Frame 1 (no input): blank canvas, image omitted
Frame 60 (no input): blank canvas, image omitted
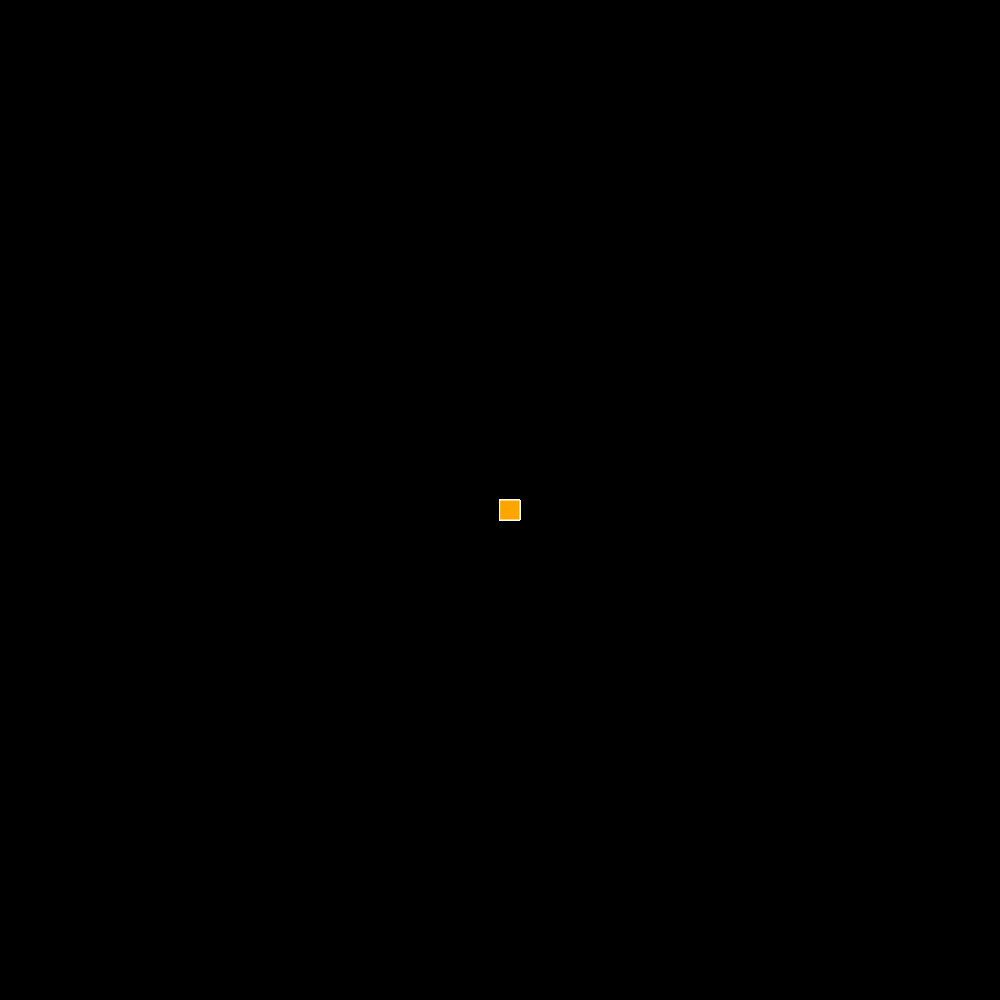
Frame 120 (the mouse pressed at the canvas centre since frame 60)

The p5.js sketch whose frames 1 and 60 were blank and that drew this single picture after the mouse press (run headless with seeded random() and noise() and a simulated clock; from frame 60 on, the mouse is pressed at the canvas centre):

// p5.js sketch
// ── sketch.js
function setup() {
  createCanvas(1000, 1000);
  background("black");
}

function draw() {
 
stroke("white");
fill ("orange");
  
  
  
  
  if(mouseIsPressed) {
   rect(mouseX, mouseY, 20, 20);
    
}    
}

  
